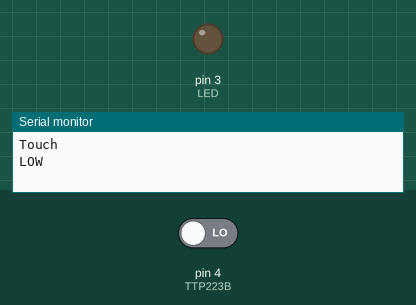
The sketch below on a simulated Arduino Uno, built with avr-gcc and run on an emulated ATmega328P. On the bench: output pins drawn as LEDs (lit = HIGH), the last lines printed to the serial monitor. Inputs (shaded band) come from the test bench; at power-on: pin 4 (TTP223B) LOW.

Above: at 6.2 s.
6.3 s: pin 4 (TTP223B) driven HIGH
At 7.3 s:
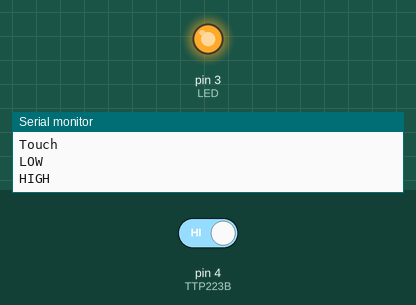
7.8 s: pin 4 (TTP223B) driven LOW
At 8.4 s:
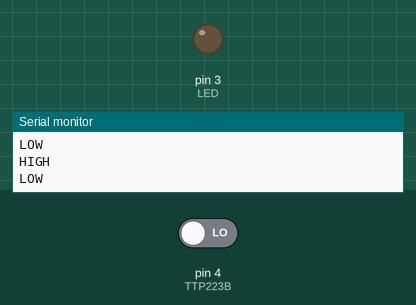
Timing chart, 0 to 10.8 s (numbered marks = the images above; inputs shaded):
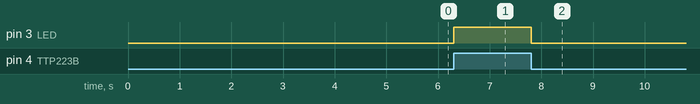

Measured:
- after the input at 6.3 s, pin 3 (LED): LOW → HIGH at once
- after the input at 7.8 s, pin 3 (LED): HIGH → LOW at once

The sketch:

touch.ino
```cpp
#define LED 3
#define TTP223B 4

String estadoGlobal = "APAGADO";

void setup() {
  pinMode(LED, OUTPUT);
  pinMode(TTP223B, INPUT);
  String sensorId = "Touch";

  Serial.begin(9600); // Inicializa la comunicación serial
  delay(5000);
  Serial.println(sensorId);
}

void loop() {
  String estadoSensor;

  // Leer el estado del sensor táctil
  if (digitalRead(TTP223B) == HIGH) {
    digitalWrite(LED, HIGH);
    estadoSensor = "HIGH";
  } else {
    digitalWrite(LED, LOW);
    estadoSensor = "LOW";
  }

  if (estadoSensor != estadoGlobal ){
      Serial.println(estadoSensor);
      estadoGlobal = estadoSensor;
  }

  delay(100);
}
```
